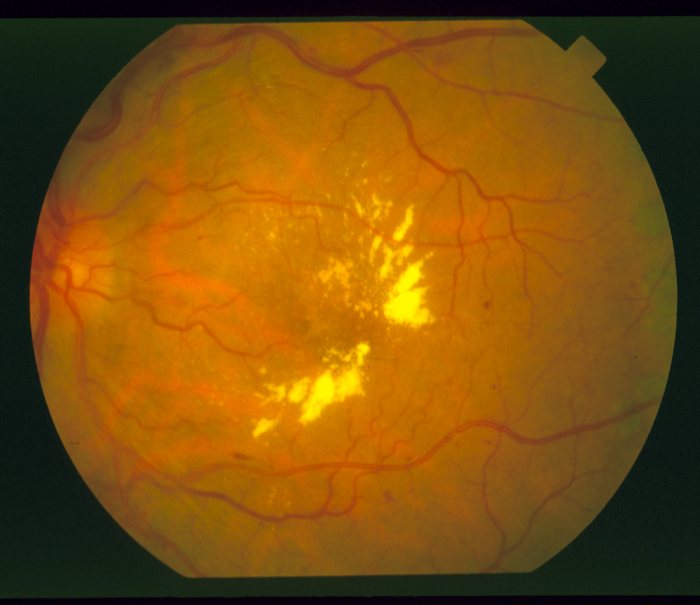
%> input picture Figures/retina1.ppm, 700 x 605 px
$ octave inverse_wavelet.m   (GNU Octave 9; MATLAB toolbox functions it lacks are replaced by stand-ins)
%> lines starting %> are read from the running program, lines starting %| are printed output that depends on the picture
%% IMAGE COMPRESSION AND WAVELETS EXAMPLES

clear all, close all, clc
I = imread('figures/retina1.ppm');
%> I is the input picture: size 605x700x3 uint8; mean R, G, B 125.7, 80.5, 12.4
subplot(2,2,1)
imshow(I)
G = rgb2gray(I);
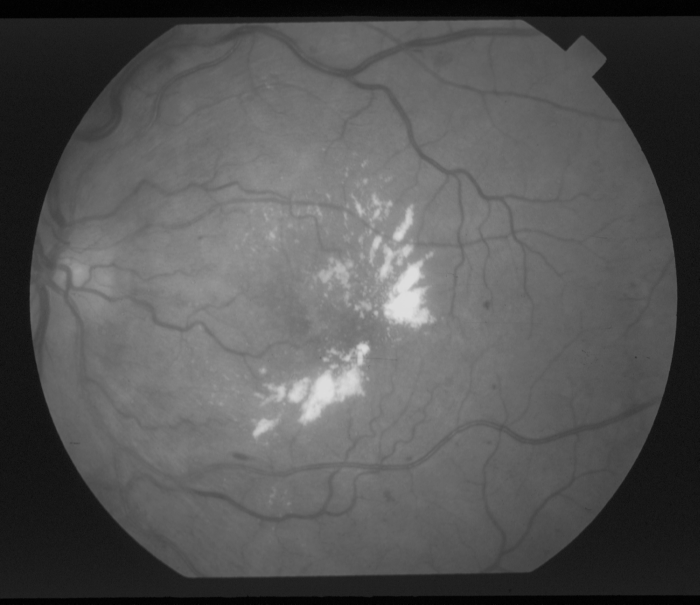
%> G: size 605x700 uint8; min 0, max 222, mean 86.3
subplot(2,2,2)
imshow(G)

%% Wavelet decomposition (2 level)
n = 2; w = 'bior3.5'; [C,S] = wavedec2(G,n,w); %Daubuchies 1 wavelet in this example
%> after `[C,S] = wavedec2(G,n,w)`: S = [159 183; 159 183; 308 355; 605 700]

%% New section
% LEVEL 1
A1 = appcoef2(C,S,w,1); % Aproximation
[H1 V1 D1] = detcoef2('a',C,S,1); % Details
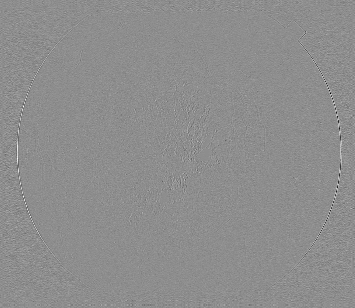
%> V1: size 308x355 double; min -26.87, max 21.42, mean 0; drawn with min black and max white
A1 = wcodemat(A1,128);
H1 = wcodemat(H1,128);
V1 = wcodemat(V1,128);
D1 = wcodemat(D1,128);

% LEVEL 2
A2 = appcoef2(C,S,w,2); % Aproximation
[H2 V2 D2] = detcoef2('a',C,S,2); % Details
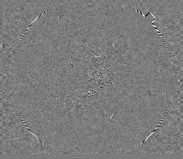
%> D2: size 159x183 double; min -36.85, max 38.67, mean 0; drawn with min black and max white
A2 = wcodemat(A2,128);
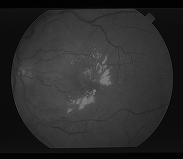
%> A2: size 159x183 double; min 1, max 128, mean 43.6
H2 = wcodemat(H2,128);
V2 = wcodemat(V2,128);
D2 = wcodemat(D2,128);

dec2 = [A2 H2; V2 D2];
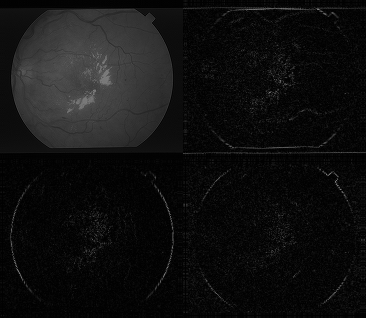
%> dec2: size 318x366 double; min 1, max 128, mean 16.4
dec1 = [imresize(dec2,size(H1)) H1; V1 D1];
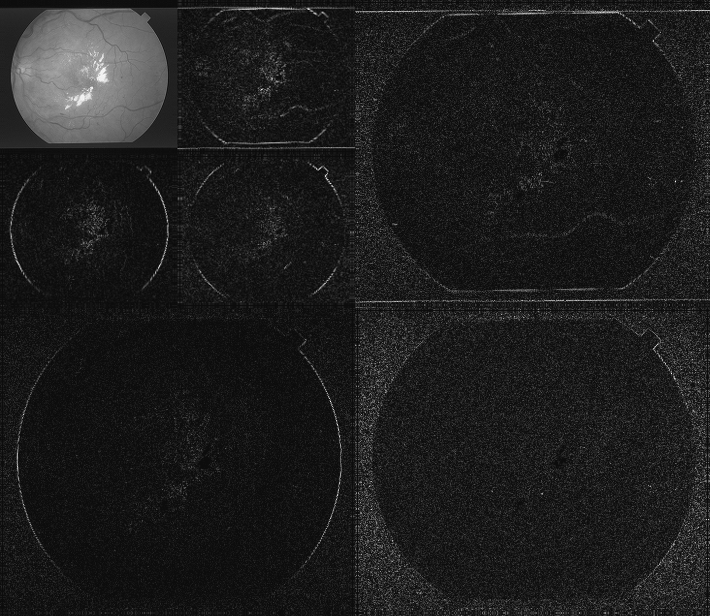
%> dec1: size 616x710 double; min -5.29, max 128, mean 10.4; drawn with min black and max white
image(dec1);
colormap(flipud(gray))
axis off, axis tight
%set(gcf,'Position',[1750 100 1750 2000])

%% Wavelet Compression
% [17 lines of commented-out code are left out]


Csort = sort(abs(C(:))); % Sort by magnitude
keep = .1; % KEEP LARGEST .1 .05 ... WAVELET COEFFICIENTS AND THRESHOLD EVERYTHING ELSE AFTER 0
thresh = Csort(floor((1-keep)*length(Csort)));
%> thresh = 5.42
ind = abs(C)>thresh;
%> ind = 444408 logical values, 44441 true
Cfilt = C.*ind; % Threshold small indices
subplot(223)
% Arecon_first = uint8(waverec2(C,S,w));
tryfirst = waverec2(C,S,w);
%imshow(256-uint8(tryfirst))
imshow(uint8(tryfirst))
subplot(224)
Arecon = uint8(waverec2(Cfilt,S,w));
imshow(256-uint8(Arecon))  % Plot reconstruction
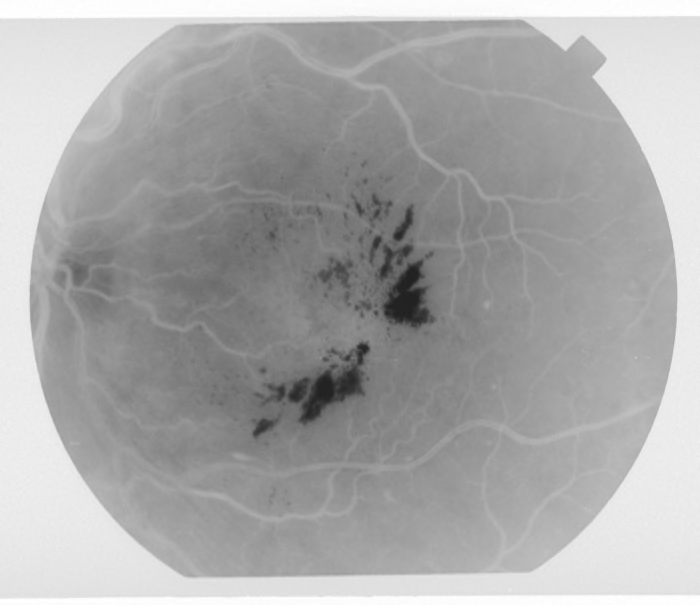
%> displayed picture: size 605x700, on the screen's scale of 0 to 255; min 32, max 255, mean 169.7

%% PSNR
%ref = imread('pout.tif');
%Gnoiz = imnoise(G,'salt & pepper', 0.02);

[peaksnr, snr] = psnr(uint8(tryfirst), G);
%> peaksnr = Inf; snr = Inf

fprintf('\n The Peak-SNR value is %0.4f', peaksnr);
%|  The Peak-SNR value is Inf

[peaksnr___, snr___] = psnr(uint8(Arecon),G);
%> peaksnr___ = 46.55; snr___ = 38.12

fprintf('\n The Peak-SNR value is %0.4f', peaksnr___);
%|  The Peak-SNR value is 46.5514

$ run again, with Figures/retina3.ppm copied over Figures/retina1.ppm
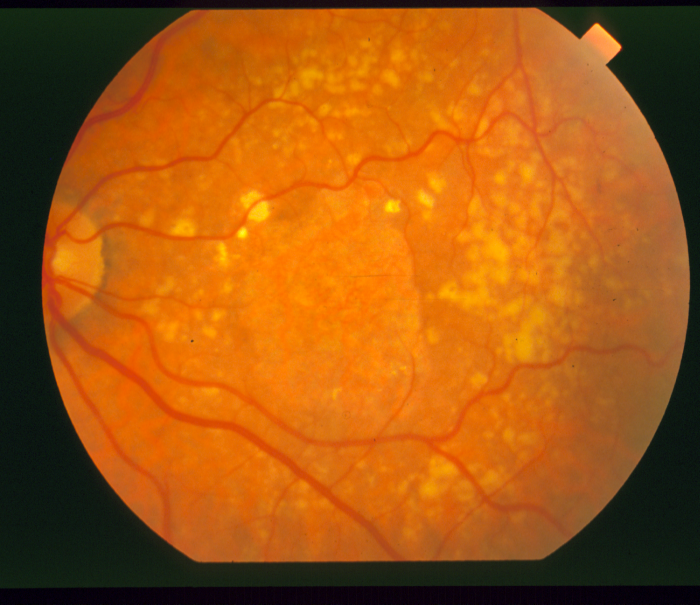
%> input picture Figures/retina3.ppm, 700 x 605 px
%> I is the input picture: size 605x700x3 uint8; mean R, G, B 162.1, 87, 16.7
%> S = [159 183; 159 183; 308 355; 605 700]
%> `dec1 = [imresize(dec2,size(H1)) H1; V1 D1];`:
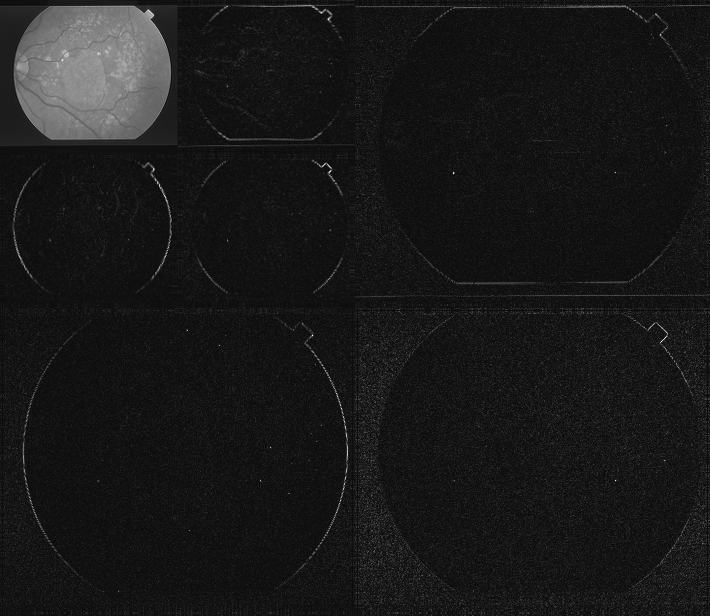
%> dec1: size 616x710 double; min -6.31, max 128, mean 7.1; drawn with min black and max white
%> thresh = 5.72
%> ind = 444408 logical values, 44441 true
%> `imshow(256-uint8(Arecon))`:
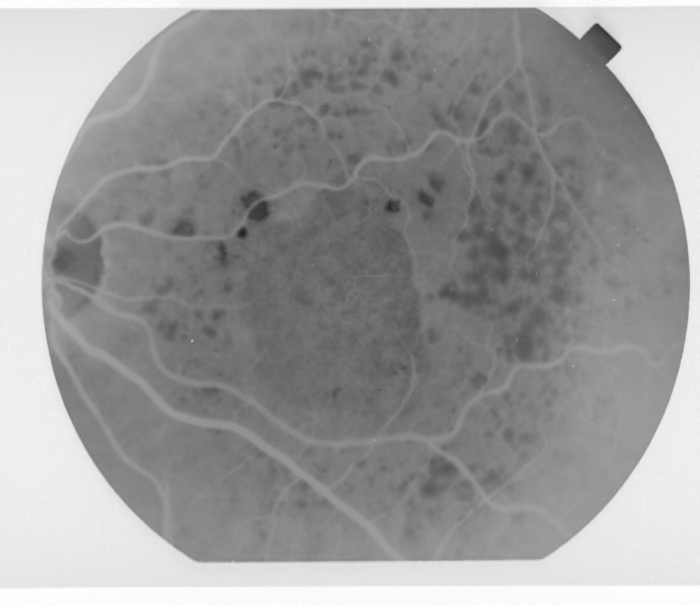
%> displayed picture: size 605x700, on the screen's scale of 0 to 255; min 32, max 255, mean 154.5
%> peaksnr = Inf
%|  The Peak-SNR value is Inf
%> peaksnr___ = 46.05; snr___ = 39.01
%|  The Peak-SNR value is 46.0478

$ run again, with Figures/retina4.ppm copied over Figures/retina1.ppm
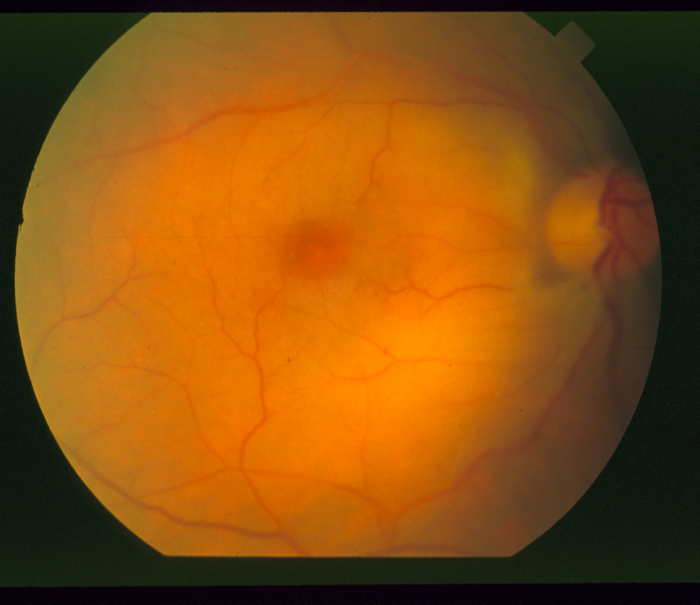
%> input picture Figures/retina4.ppm, 700 x 605 px
%> I is the input picture: size 605x700x3 uint8; mean R, G, B 135.8, 79.5, 16.5
%> S = [159 183; 159 183; 308 355; 605 700]
%> `dec1 = [imresize(dec2,size(H1)) H1; V1 D1];`:
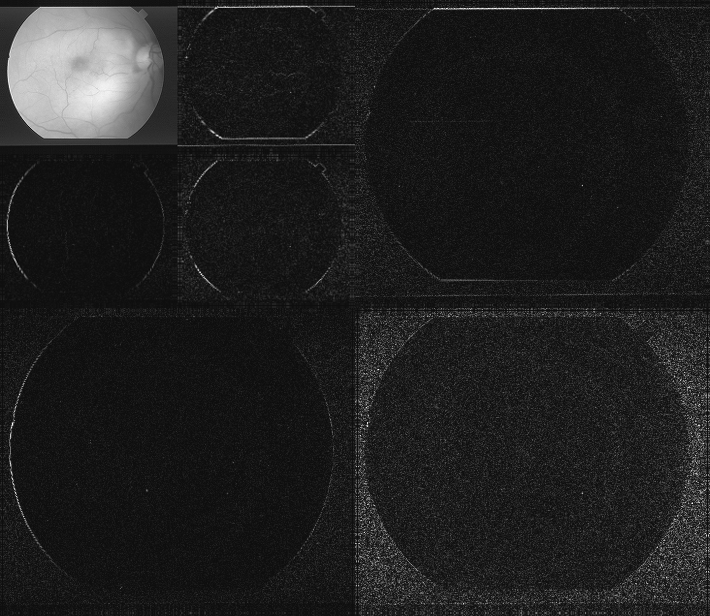
%> dec1: size 616x710 double; min -6.74, max 128, mean 10.3; drawn with min black and max white
%> thresh = 4.83
%> ind = 444408 logical values, 44441 true
%> `imshow(256-uint8(Arecon))`:
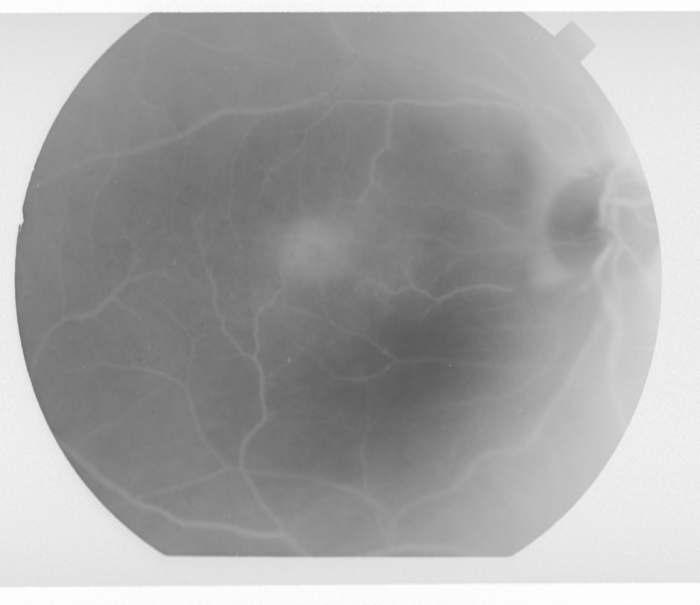
%> displayed picture: size 605x700, on the screen's scale of 0 to 255; min 91, max 255, mean 166.9
%> peaksnr = Inf
%|  The Peak-SNR value is Inf
%> peaksnr___ = 47.01; snr___ = 38.98
%|  The Peak-SNR value is 47.0128
